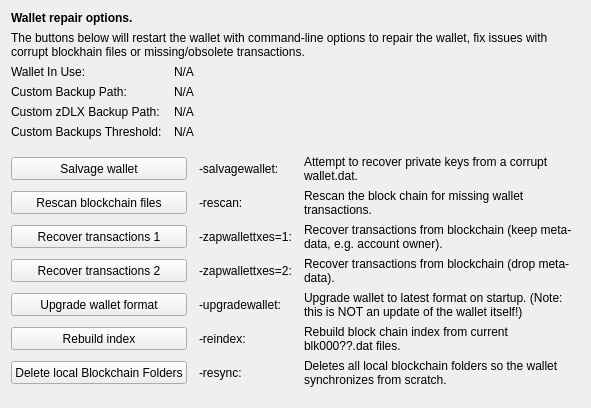
     <widget class="QWidget" name="tab_repair">
      <attribute name="title">
       <string>&amp;Wallet Repair</string>
      </attribute>
      <layout class="QGridLayout" name="gridLayout_4" columnstretch="0,0,0,0">
       <property name="horizontalSpacing">
        <number>12</number>
       </property>
       <item row="0" column="0" colspan="4">
        <widget class="QLabel" name="label_repair_header">
         <property name="font">
          <font>
           <weight>75</weight>
           <bold>true</bold>
          </font>
         </property>
         <property name="text">
          <string>Wallet repair options.</string>
         </property>
        </widget>
       </item>
       <item row="1" column="0" colspan="4">
        <widget class="QLabel" name="label_repair_helptext">
         <property name="font">
          <font>
           <weight>50</weight>
           <bold>false</bold>
          </font>
         </property>
         <property name="text">
          <string>The buttons below will restart the wallet with command-line options to repair the wallet, fix issues with corrupt blockhain files or missing/obsolete transactions.</string>
         </property>
         <property name="wordWrap">
          <bool>true</bool>
         </property>
        </widget>
       </item>
       <item row="2" column="0">
        <widget class="QLabel" name="wallet_path_label">
         <property name="text">
          <string>Wallet In Use:</string>
         </property>
        </widget>
       </item>
       <item row="2" column="1" colspan="3">
        <widget class="QLabel" name="wallet_path">
         <property name="cursor">
          <cursorShape>IBeamCursor</cursorShape>
         </property>
         <property name="text">
          <string>N/A</string>
         </property>
         <property name="textFormat">
          <enum>Qt::PlainText</enum>
         </property>
         <property name="textInteractionFlags">
          <set>Qt::LinksAccessibleByMouse|Qt::TextSelectableByKeyboard|Qt::TextSelectableByMouse</set>
         </property>
        </widget>
       </item>
       <item row="3" column="0">
        <widget class="QLabel" name="wallet_custombackuppath_label">
         <property name="text">
          <string>Custom Backup Path:</string>
         </property>
         <property name="visible">
          <bool>false</bool>
         </property>
        </widget>
       </item>
       <item row="3" column="1" colspan="3">
        <widget class="QLabel" name="wallet_custombackuppath">
         <property name="cursor">
          <cursorShape>IBeamCursor</cursorShape>
         </property>
         <property name="text">
          <string>N/A</string>
         </property>
         <property name="textFormat">
          <enum>Qt::PlainText</enum>
         </property>
         <property name="textInteractionFlags">
          <set>Qt::LinksAccessibleByMouse|Qt::TextSelectableByKeyboard|Qt::TextSelectableByMouse</set>
         </property>
         <property name="visible">
          <bool>false</bool>
         </property>
        </widget>
       </item>
       <item row="4" column="0">
        <widget class="QLabel" name="wallet_customzpivbackuppath_label">
         <property name="text">
          <string>Custom zDLX Backup Path:</string>
         </property>
         <property name="visible">
          <bool>false</bool>
         </property>
        </widget>
       </item>
       <item row="4" column="1" colspan="3">
        <widget class="QLabel" name="wallet_customzpivbackuppath">
         <property name="cursor">
          <cursorShape>IBeamCursor</cursorShape>
         </property>
         <property name="text">
          <string>N/A</string>
         </property>
         <property name="textFormat">
          <enum>Qt::PlainText</enum>
         </property>
         <property name="textInteractionFlags">
          <set>Qt::LinksAccessibleByMouse|Qt::TextSelectableByKeyboard|Qt::TextSelectableByMouse</set>
         </property>
         <property name="visible">
          <bool>false</bool>
         </property>
        </widget>
       </item>
       <item row="5" column="0">
        <widget class="QLabel" name="wallet_custombackupthreshold_label">
         <property name="text">
          <string>Custom Backups Threshold:</string>
         </property>
         <property name="visible">
          <bool>false</bool>
         </property>
        </widget>
       </item>
       <item row="5" column="1" colspan="3">
        <widget class="QLabel" name="wallet_custombackupthreshold">
         <property name="cursor">
          <cursorShape>IBeamCursor</cursorShape>
         </property>
         <property name="text">
          <string>N/A</string>
         </property>
         <property name="textFormat">
          <enum>Qt::PlainText</enum>
         </property>
         <property name="textInteractionFlags">
          <set>Qt::LinksAccessibleByMouse|Qt::TextSelectableByKeyboard|Qt::TextSelectableByMouse</set>
         </property>
         <property name="visible">
          <bool>false</bool>
         </property>
        </widget>
       </item>
       <item row="6" column="0">
        <spacer name="verticalSpacer_repair1">
         <property name="orientation">
          <enum>Qt::Vertical</enum>
         </property>
         <property name="sizeHint" stdset="0">
          <size>
           <width>10</width>
           <height>10</height>
          </size>
         </property>
        </spacer>
       </item>
       <item row="7" column="0" colspan="2">
        <widget class="QPushButton" name="btn_salvagewallet">
         <property name="minimumSize">
          <size>
           <width>100</width>
           <height>23</height>
          </size>
         </property>
         <property name="text">
          <string>Salvage wallet</string>
         </property>
        </widget>
       </item>
       <item row="7" column="2">
        <widget class="QLabel" name="label_repair_salvage_command">
         <property name="text">
          <string notr="true">-salvagewallet:</string>
         </property>
        </widget>
       </item>
       <item row="7" column="3">
        <widget class="QLabel" name="label_repair_salvage">
         <property name="text">
          <string>Attempt to recover private keys from a corrupt wallet.dat.</string>
         </property>
         <property name="wordWrap">
          <bool>true</bool>
         </property>
        </widget>
       </item>
       <item row="8" column="0" colspan="2">
        <widget class="QPushButton" name="btn_rescan">
         <property name="minimumSize">
          <size>
           <width>100</width>
           <height>23</height>
          </size>
         </property>
         <property name="text">
          <string>Rescan blockchain files</string>
         </property>
        </widget>
       </item>
       <item row="8" column="2">
        <widget class="QLabel" name="label_repair_rescan_command">
         <property name="text">
          <string notr="true">-rescan:</string>
         </property>
        </widget>
       </item>
       <item row="8" column="3">
        <widget class="QLabel" name="label_repair_rescan">
         <property name="text">
          <string>Rescan the block chain for missing wallet transactions.</string>
         </property>
         <property name="wordWrap">
          <bool>true</bool>
         </property>
        </widget>
       </item>
       <item row="9" column="0" colspan="2">
        <widget class="QPushButton" name="btn_zapwallettxes1">
         <property name="minimumSize">
          <size>
           <width>100</width>
           <height>23</height>
          </size>
         </property>
         <property name="text">
          <string>Recover transactions 1</string>
         </property>
        </widget>
       </item>
       <item row="9" column="2">
        <widget class="QLabel" name="label_repair_zap1_command">
         <property name="text">
          <string notr="true">-zapwallettxes=1:</string>
         </property>
        </widget>
       </item>
       <item row="9" column="3">
        <widget class="QLabel" name="label_repair_zap1">
         <property name="text">
          <string>Recover transactions from blockchain (keep meta-data, e.g. account owner).</string>
         </property>
         <property name="wordWrap">
          <bool>true</bool>
         </property>
        </widget>
       </item>
       <item row="10" column="0" colspan="2">
        <widget class="QPushButton" name="btn_zapwallettxes2">
         <property name="minimumSize">
          <size>
           <width>100</width>
           <height>23</height>
          </size>
         </property>
         <property name="text">
          <string>Recover transactions 2</string>
         </property>
        </widget>
       </item>
       <item row="10" column="2">
        <widget class="QLabel" name="label_repair_zap2_command">
         <property name="text">
          <string notr="true">-zapwallettxes=2:</string>
         </property>
        </widget>
       </item>
       <item row="10" column="3">
        <widget class="QLabel" name="label_repair_zap2">
         <property name="text">
          <string>Recover transactions from blockchain (drop meta-data).</string>
         </property>
         <property name="wordWrap">
          <bool>true</bool>
         </property>
        </widget>
       </item>
       <item row="11" column="0" colspan="2">
        <widget class="QPushButton" name="btn_upgradewallet">
         <property name="minimumSize">
          <size>
           <width>100</width>
           <height>23</height>
          </size>
         </property>
         <property name="text">
          <string>Upgrade wallet format</string>
         </property>
        </widget>
       </item>
       <item row="11" column="2">
        <widget class="QLabel" name="label_repair_upgrade_command">
         <property name="text">
          <string notr="true">-upgradewallet:</string>
         </property>
        </widget>
       </item>
       <item row="11" column="3">
        <widget class="QLabel" name="label_repair_upgrade">
         <property name="text">
          <string>Upgrade wallet to latest format on startup. (Note: this is NOT an update of the wallet itself!)</string>
         </property>
         <property name="wordWrap">
          <bool>true</bool>
         </property>
        </widget>
       </item>
       <item row="12" column="0" colspan="2">
        <widget class="QPushButton" name="btn_reindex">
         <property name="minimumSize">
          <size>
           <width>100</width>
           <height>23</height>
          </size>
         </property>
         <property name="text">
          <string>Rebuild index</string>
         </property>
        </widget>
       </item>
       <item row="12" column="2">
        <widget class="QLabel" name="label_repair_reindex_command">
         <property name="text">
          <string notr="true">-reindex:</string>
         </property>
        </widget>
       </item>
       <item row="12" column="3">
        <widget class="QLabel" name="label_repair_reindex">
         <property name="text">
          <string>Rebuild block chain index from current blk000??.dat files.</string>
         </property>
         <property name="wordWrap">
          <bool>true</bool>
         </property>
        </widget>
       </item>
       <item row="13" column="0" colspan="2">
        <widget class="QPushButton" name="btn_resync">
         <property name="minimumSize">
          <size>
           <width>100</width>
           <height>23</height>
          </size>
         </property>
         <property name="text">
          <string>Delete local Blockchain Folders</string>
         </property>
        </widget>
       </item>
       <item row="13" column="2">
        <widget class="QLabel" name="label_repair_resync_command">
         <property name="text">
          <string>-resync:</string>
         </property>
        </widget>
       </item>
       <item row="13" column="3">
        <widget class="QLabel" name="label_repair_resync">
         <property name="text">
          <string>Deletes all local blockchain folders so the wallet synchronizes from scratch.</string>
         </property>
         <property name="wordWrap">
          <bool>true</bool>
         </property>
        </widget>
       </item>
       <item row="14" column="0">
        <spacer name="verticalSpacer_repair2">
         <property name="orientation">
          <enum>Qt::Vertical</enum>
         </property>
         <property name="sizeHint" stdset="0">
          <size>
           <width>20</width>
           <height>10</height>
          </size>
         </property>
        </spacer>
       </item>
      </layout>
     </widget>
